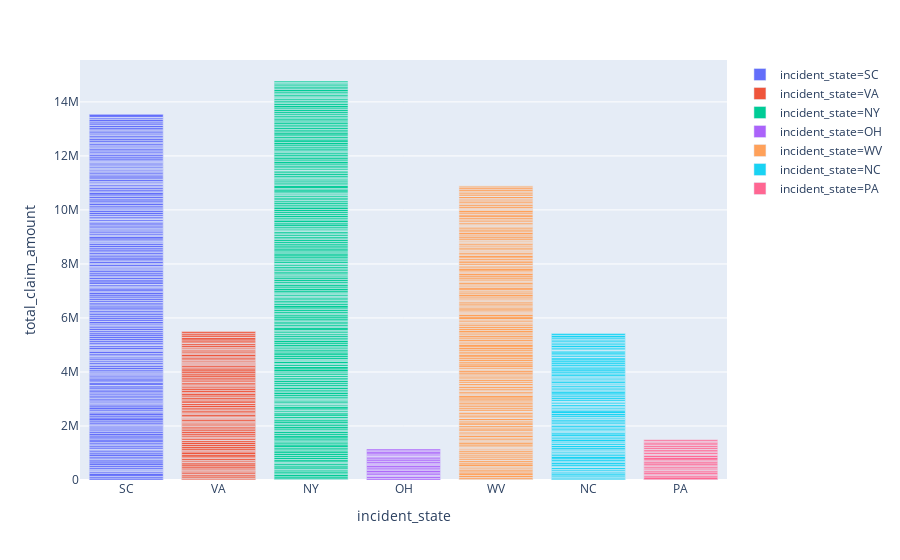

The cell this chart's notebook holds for it:
### Code cell
fig = px.bar(df, x='incident_state', y='total_claim_amount', color='incident_state' )
fig.show()

### Figure 1 — Plotly figure (JSON) as saved in the notebook; plotly's stock layout.template omitted (floating-point values rounded to 4 significant figures; data arrays with more than 128 entries replaced by an {"elided": "..."} marker saying what was removed)
{"data": [{"alignmentgroup": "True", "hoverlabel": {"namelength": 0}, "hovertemplate": "incident_state=%{x}<br>total_claim_amount=%{y}", "legendgroup": "incident_state=SC", "marker": {"color": "#636efa"}, "name": "incident_state=SC", "offsetgroup": "incident_state=SC", "orientation": "v", "showlegend": true, "textposition": "auto", "type": "bar", "x": {"elided": "248 str values"}, "xaxis": "x", "y": {"elided": "248 int values"}, "yaxis": "y"}, {"alignmentgroup": "True", "hoverlabel": {"namelength": 0}, "hovertemplate": "incident_state=%{x}<br>total_claim_amount=%{y}", "legendgroup": "incident_state=VA", "marker": {"color": "#EF553B"}, "name": "incident_state=VA", "offsetgroup": "incident_state=VA", "orientation": "v", "showlegend": true, "textposition": "auto", "type": "bar", "x": ["VA", "VA", "VA", "VA", "VA", "VA", "VA", "VA", "VA", "VA", "VA", "VA", "VA", "VA", "VA", "VA", "VA", "VA", "VA", "VA", "VA", "VA", "VA", "VA", "VA", "VA", "VA", "VA", "VA", "VA", "VA", "VA", "VA", "VA", "VA", "VA", "VA", "VA", "VA", "VA", "VA", "VA", "VA", "VA", "VA", "VA", "VA", "VA", "VA", "VA", "VA", "VA", "VA", "VA", "VA", "VA", "VA", "VA", "VA", "VA", "VA", "VA", "VA", "VA", "VA", "VA", "VA", "VA", "VA", "VA", "VA", "VA", "VA", "VA", "VA", "VA", "VA", "VA", "VA", "VA", "VA", "VA", "VA", "VA", "VA", "VA", "VA", "VA", "VA", "VA", "VA", "VA", "VA", "VA", "VA", "VA", "VA", "VA", "VA", "VA", "VA", "VA", "VA", "VA", "VA", "VA", "VA", "VA", "VA", "VA"], "xaxis": "x", "y": [5070, 51590, 60400, 77880, 5720, 2640, 2400, 62920, 59130, 42930, 6490, 64240, 72930, 79800, 57720, 7080, 55440, 3690, 73560, 6160, 51100, 90970, 101860, 7040, 40160, 72000, 77880, 73700, 85300, 70290, 8760, 64320, 50400, 3190, 64800, 66600, 70920, 63240, 64900, 52200, 4500, 54000, 44110, 45500, 50800, 74900, 24200, 54340, 5900, 3770, 81400, 38610, 58160, 59070, 54120, 53820, 78870, 79080, 4700, 83160, 43280, 75460, 8640, 57700, 84590, 43700, 77100, 78980, 53800, 41520, 59500, 58500, 4320, 55110, 68760, 64400, 82170, 66660, 79090, 82060, 61800, 70500, 37800, 38700, 46200, 3960, 55200, 53100, 72900, 7200, 4560, 85320, 39800, 52700, 67300, 36740, 6400, 56320, 75690, 64300, 3870, 4620, 52380, 71800, 89520, 3300, 7590, 80080, 67800, 66550], "yaxis": "y"}, {"alignmentgroup": "True", "hoverlabel": {"namelength": 0}, "hovertemplate": "incident_state=%{x}<br>total_claim_amount=%{y}", "legendgroup": "incident_state=NY", "marker": {"color": "#00cc96"}, "name": "incident_state=NY", "offsetgroup": "incident_state=NY", "orientation": "v", "showlegend": true, "textposition": "auto", "type": "bar", "x": {"elided": "262 str values"}, "xaxis": "x", "y": {"elided": "262 int values"}, "yaxis": "y"}, {"alignmentgroup": "True", "hoverlabel": {"namelength": 0}, "hovertemplate": "incident_state=%{x}<br>total_claim_amount=%{y}", "legendgroup": "incident_state=OH", "marker": {"color": "#ab63fa"}, "name": "incident_state=OH", "offsetgroup": "incident_state=OH", "orientation": "v", "showlegend": true, "textposition": "auto", "type": "bar", "x": ["OH", "OH", "OH", "OH", "OH", "OH", "OH", "OH", "OH", "OH", "OH", "OH", "OH", "OH", "OH", "OH", "OH", "OH", "OH", "OH", "OH", "OH", "OH"], "xaxis": "x", "y": [63400, 71500, 44280, 6930, 77040, 7080, 79750, 53640, 51570, 78100, 47700, 43230, 62370, 64100, 69000, 47400, 5100, 7110, 45540, 40810, 82170, 36700, 60200], "yaxis": "y"}, {"alignmentgroup": "True", "hoverlabel": {"namelength": 0}, "hovertemplate": "incident_state=%{x}<br>total_claim_amount=%{y}", "legendgroup": "incident_state=WV", "marker": {"color": "#FFA15A"}, "name": "incident_state=WV", "offsetgroup": "incident_state=WV", "orientation": "v", "showlegend": true, "textposition": "auto", "type": "bar", "x": {"elided": "217 str values"}, "xaxis": "x", "y": {"elided": "217 int values"}, "yaxis": "y"}, {"alignmentgroup": "True", "hoverlabel": {"namelength": 0}, "hovertemplate": "incident_state=%{x}<br>total_claim_amount=%{y}", "legendgroup": "incident_state=NC", "marker": {"color": "#19d3f3"}, "name": "incident_state=NC", "offsetgroup": "incident_state=NC", "orientation": "v", "showlegend": true, "textposition": "auto", "type": "bar", "x": ["NC", "NC", "NC", "NC", "NC", "NC", "NC", "NC", "NC", "NC", "NC", "NC", "NC", "NC", "NC", "NC", "NC", "NC", "NC", "NC", "NC", "NC", "NC", "NC", "NC", "NC", "NC", "NC", "NC", "NC", "NC", "NC", "NC", "NC", "NC", "NC", "NC", "NC", "NC", "NC", "NC", "NC", "NC", "NC", "NC", "NC", "NC", "NC", "NC", "NC", "NC", "NC", "NC", "NC", "NC", "NC", "NC", "NC", "NC", "NC", "NC", "NC", "NC", "NC", "NC", "NC", "NC", "NC", "NC", "NC", "NC", "NC", "NC", "NC", "NC", "NC", "NC", "NC", "NC", "NC", "NC", "NC", "NC", "NC", "NC", "NC", "NC", "NC", "NC", "NC", "NC", "NC", "NC", "NC", "NC", "NC", "NC", "NC", "NC", "NC", "NC", "NC", "NC", "NC", "NC", "NC", "NC", "NC", "NC", "NC"], "xaxis": "x", "y": [42300, 60170, 51120, 77110, 70510, 4300, 30100, 50800, 6600, 70680, 5600, 28800, 70000, 77130, 51000, 76120, 99320, 64000, 48060, 54240, 18000, 55680, 6120, 81360, 81070, 7200, 64100, 59000, 6890, 94160, 52700, 53400, 87300, 53440, 35900, 3600, 48950, 52560, 56430, 82830, 3190, 7800, 5000, 60570, 69680, 55170, 59940, 6400, 7400, 68750, 79800, 103560, 53190, 55900, 6300, 50000, 73370, 2160, 10790, 48070, 42500, 6930, 5160, 67320, 76120, 58500, 64080, 85250, 50800, 51920, 59400, 60210, 32480, 2640, 42700, 70200, 50380, 55400, 1920, 52800, 40800, 81240, 38640, 69740, 80880, 69360, 30700, 73260, 78200, 76400, 84920, 9000, 5940, 5700, 59490, 58560, 79680, 52250, 8970, 4700, 42680, 51400, 78500, 57700, 48000, 62900, 54200, 60320, 87200, 67500], "yaxis": "y"}, {"alignmentgroup": "True", "hoverlabel": {"namelength": 0}, "hovertemplate": "incident_state=%{x}<br>total_claim_amount=%{y}", "legendgroup": "incident_state=PA", "marker": {"color": "#FF6692"}, "name": "incident_state=PA", "offsetgroup": "incident_state=PA", "orientation": "v", "showlegend": true, "textposition": "auto", "type": "bar", "x": ["PA", "PA", "PA", "PA", "PA", "PA", "PA", "PA", "PA", "PA", "PA", "PA", "PA", "PA", "PA", "PA", "PA", "PA", "PA", "PA", "PA", "PA", "PA", "PA", "PA", "PA", "PA", "PA", "PA", "PA"], "xaxis": "x", "y": [9020, 3960, 99990, 53600, 48100, 79600, 53600, 3200, 53280, 41490, 60390, 46560, 77100, 63720, 44190, 94560, 73400, 41850, 6490, 62900, 53730, 64260, 5000, 65440, 66480, 7150, 58300, 61050, 33480, 55260], "yaxis": "y"}], "layout": {"barmode": "relative", "legend": {"tracegroupgap": 0}, "margin": {"t": 60}, "xaxis": {"anchor": "y", "categoryarray": ["SC", "VA", "NY", "OH", "WV", "NC", "PA"], "categoryorder": "array", "domain": [0, 1], "title": {"text": "incident_state"}}, "yaxis": {"anchor": "x", "domain": [0, 1], "title": {"text": "total_claim_amount"}}}}
